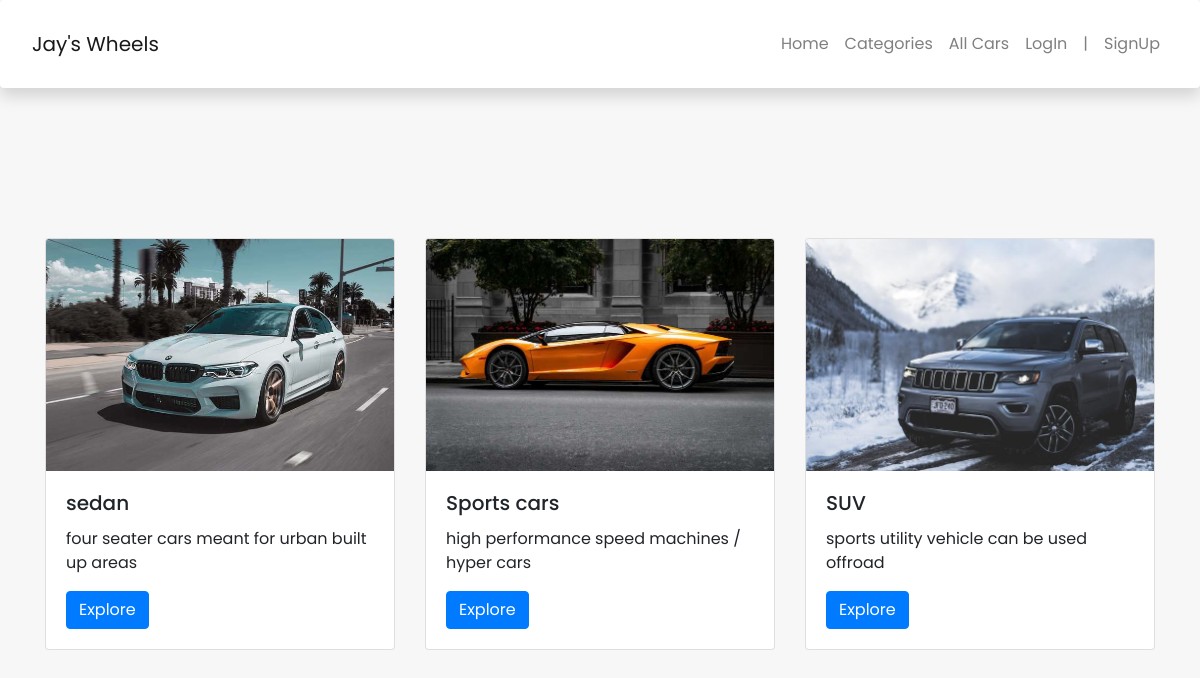
Page /categories/ on the committed database.
### categories/models.py (models this page shows, shortened)
class Category(models.Model):
    name = models.CharField(null=False, blank=False, max_length=20)
    description = models.TextField(null=False, blank=False, max_length=120)
    image = models.ImageField(upload_to='images/')

### categories/views.py (the view)
# urls.py: path('categories/', CategoryList.as_view(), name='categories'),
class CategoryList(ListView):
    model = Category
    template_name = 'category_list.html'

### templates/category_list.html
{% extends 'base.html' %} {% block content %}
<section id="categories" style="margin-top: 150px;">
  <div class="container">
    <div class="row">
      {% for category in object_list %}
      <div class="col col-sm-4">
        <div class="card">
          <img src="{{ category.image.url }}" class="card-img-top" alt="..." />
          <div class="card-body" ">
            <h5 class="card-title">{{ category.name }}</h5>
            <p class="card-text">{{ category.description }}</p>
            <a href="{% url 'category_detail' category.id %}" class="btn btn-primary">Explore</a>
          </div>
        </div>
      </div>
      {% endfor %}
    </div>
  </div>
</section>
{% endblock %}

### templates/base.html (style rules this page uses)
* { margin: 0; padding: 0; font-family: "Poppins", sans-serif; }
body { background-color: #f7f7f7; }

### rows in the picture
Category: image (picture), name "sedan", description "four seater cars meant for urban built up areas"
Category: image (picture), name "Sports cars", description "high performance speed machines / hyper cars"
Category: image (picture), name "SUV", description "sports utility vehicle can be used offroad"
